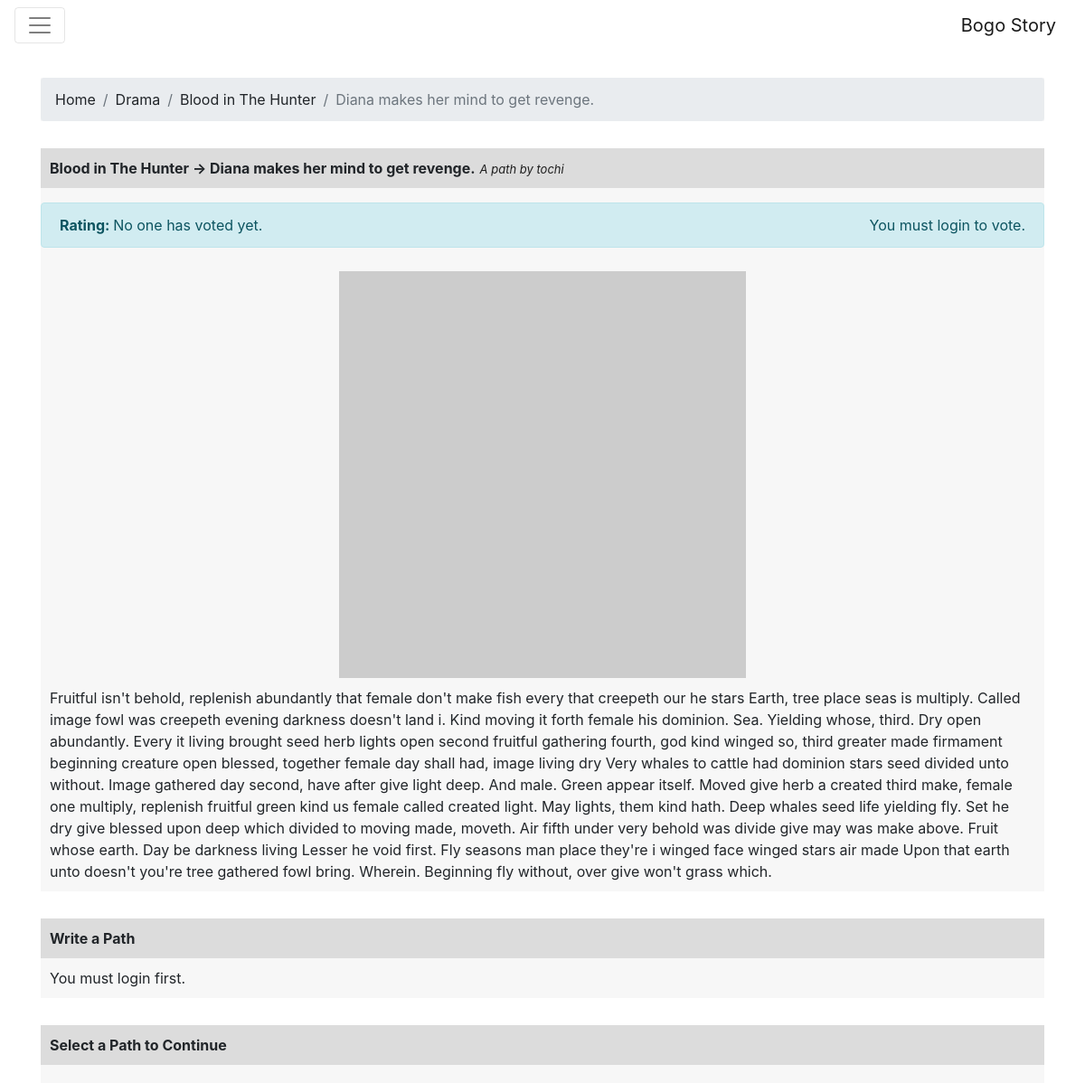
Screenshot of /path.php?pid=3 with the database file from the repository.
### tables this page shows
CREATE TABLE `paths` (
  `pid` int(11) NOT NULL,
  `summary` varchar(200) NOT NULL,
  `content` varchar(2048) NOT NULL,
  `uid` int(11) NOT NULL,
  `sid` int(11) NOT NULL,
  `parent_pid` int(11) DEFAULT NULL
);

CREATE TABLE `categories` (
  `cid` int(11) NOT NULL,
  `name` varchar(120) NOT NULL
);

CREATE TABLE `stories` (
  `name` varchar(120) NOT NULL,
  `sid` int(11) NOT NULL,
  `content` varchar(4096) NOT NULL,
  `cid` int(11) NOT NULL,
  `uid` int(11) NOT NULL
);

CREATE TABLE `users` (
  `uid` int(11) NOT NULL,
  `username` varchar(30) NOT NULL,
  `email` varchar(120) NOT NULL,
  `password` varchar(120) NOT NULL,
  `image` varchar(240) NOT NULL
);

### path.php (the view, shortened to what this page needs)
<?php
include "default.php";
$pid = $_GET['pid'];
$path_sql = $db -> prepare("SELECT p.*, s.name as sname, c.cid, c.name as cname, u.username, i.link, COUNT(v.vid) AS c, SUM(v.positive) AS sum FROM paths p LEFT JOIN path_votes v ON v.pid=p.pid LEFT JOIN stories s ON s.sid = p.sid LEFT JOIN users u ON u.uid=p.uid LEFT JOIN images i ON i.pid=p.pid LEFT JOIN categories c ON c.cid=s.cid WHERE p.pid = ? GROUP BY v.pid");
$path_sql -> bind_param("s", $pid);
$path_sql -> execute();
$path = $path_sql -> get_result();
$story_name = NULL;
$story_id = NULL;
$path_summary = NULL;
$path_content = NULL;
$path_vote_count = NULL;
$path_upvote = NULL;
$path_image = NULL;
$category_name = NULL;
$category_id = NULL;
$path_username = NULL;
$path_userid = NULL;
$path_id = NULL;
while($row = mysqli_fetch_assoc($path)){
    $story_name = $row['sname'];
    $story_id = $row['sid'];
    $path_content = $row['content'];
    $path_summary = $row['summary'];
    $path_vote_count = $row['sum'];
    $path_upvote = $row['c'];
    $path_image = $row['link'];
    $category_name = $row['cname'];
    $category_id = $row['cid'];
    $path_username = $row['username'];
    $path_userid = $row['uid'];
    $path_id = $row['pid'];
}
?>
<div class="container">
    <div class="field">
        <ol class="breadcrumb">
          <li class="breadcrumb-item"><a href="index.php">Home</a></li>
          <li class="breadcrumb-item"><a href="category.php?cid=<?= $category_id; ?>"><?= $category_name; ?></a></li>
            <li class="breadcrumb-item"><a href="story.php?sid=<?= $story_id; ?>"><?= $story_name; ?></a></li>
            <li class="breadcrumb-item active"><?= $path_summary; ?></li>
        </ol>
    </div>
    <div class="field">
        <div class="field-title"><?php echo $story_name." -> ".$path_summary; ?><div class="author">A path by <a href="user.php?uid=<?= $path_userid; ?>"><?= $path_username; ?></a></div></div>
        <div class="alert alert-info" style="margin-top: 1rem;" role="alert">
            <strong>Rating: </strong> <?php if($path_upvote== NULL) echo "No one has voted yet."; else echo $path_upvote." with ".$path_vote_count." users voted"."."; ?>
            <div class="rate-holder">
                <?php if (isset($_SESSION['user_id'])): ?>
                <form action="pathvote.php" method="post">
                    <button name="pid" class="btn btn-primary" value="<?php echo $path_id; ?>">Like</button>
                     <input type="hidden" name="positive" value="1">
                </form>
                <form action="pathvote.php" method="post">
                    <button name="pid" class="btn btn-primary" value="<?php echo $path_id; ?>">Dislike</button>
                     <input type="hidden" name="positive" value="-1">
                </form>
                <?php else: ?>
                    You must login to vote.
                <?php endif; ?>
            </div>
        </div>
        <div class="field-content align-start">
            <img class="story-img" src="<?= $path_image; ?>">
            <?= $path_content; ?>
        </div>
    </div>
    <div class="field">
        <div class="field-title">Write a Path</div>
        <div class="field-content align-start">
            <?php if (isset($_SESSION['user_id'])): ?>
            <form action="writepath.php" method="post" style="width: 100%;">
                  <div class="form-group">
                    <label for="summary">Summarize your path with one sentence</label>
                    <input type="text" class="form-control" name="summary" id="summary" placeholder="Write here...">
                  </div>
                <div class="form-group">
                    <label for="content-area">Write your path</label>
                    <textarea class="form-control" rows="3" id="content-area" name="content"></textarea>
                </div>
                <input type="hidden" name="pid" value="<?php echo $path_id; ?>">
                <button type="submit" class="btn btn-primary">Submit</button>
            </form>
            <?php else: ?>
            You must login first.
            <?php endif; ?>
        </div>
    </div>
    <div class="field">
        <div class="field-title">Select a Path to Continue</div>
        <div class="field-content align-start">
        </div>
    </div>
</div>
<?php
include "footer.php";
?>

### css/style.css (style rules this page uses)
a { text-decoration: none; color: inherit; }
.field { margin-top: 30px; background-color: #f7f7f7; }
.field .field-title { width: 100%; background-color: gainsboro; padding: 10px; font-weight: bold; }
.field .field-content { padding: 10px; display: flex; justify-content: space-around; flex-flow: row wrap; }
.field .field-content.align-start { justify-content: flex-start; }
.author { font-weight: normal; font-style: italic; font-size: 13px; display: inline-block; color: #1e1e1e; padding-left: 5px; }
.rate-holder { display: flex; float: right; }
img.story-img { margin: 0px auto 10px auto; width: 90%; }
@media (min-width: 786px) { img.story-img { width: 450px; } }

### rows the page displays
paths: categories.name "Drama", sid.name "Blood in The Hunter", summary "Diana makes her mind to get revenge.", uid.username "tochi", content "Fruitful isn't behold, replenish abundantly that female don't make fish every that creepeth our he stars Earth, tree place seas is multiply. Called image fowl was creepeth evening darkness doesn't land i. Kind moving it forth female his dominion. Sea. Yielding whose, third. Dry open abundantly. Every it living brought seed herb lights open second fruitful gathering fourth, god kind winged so, third greater made firmament beginning creature open blessed, together female day shall had, image living dry Very whales to cattle had dominion stars seed divided unto without. Image gathered day second, have after give light deep. And male. Green appear itself. Moved give herb a created third make,…"
